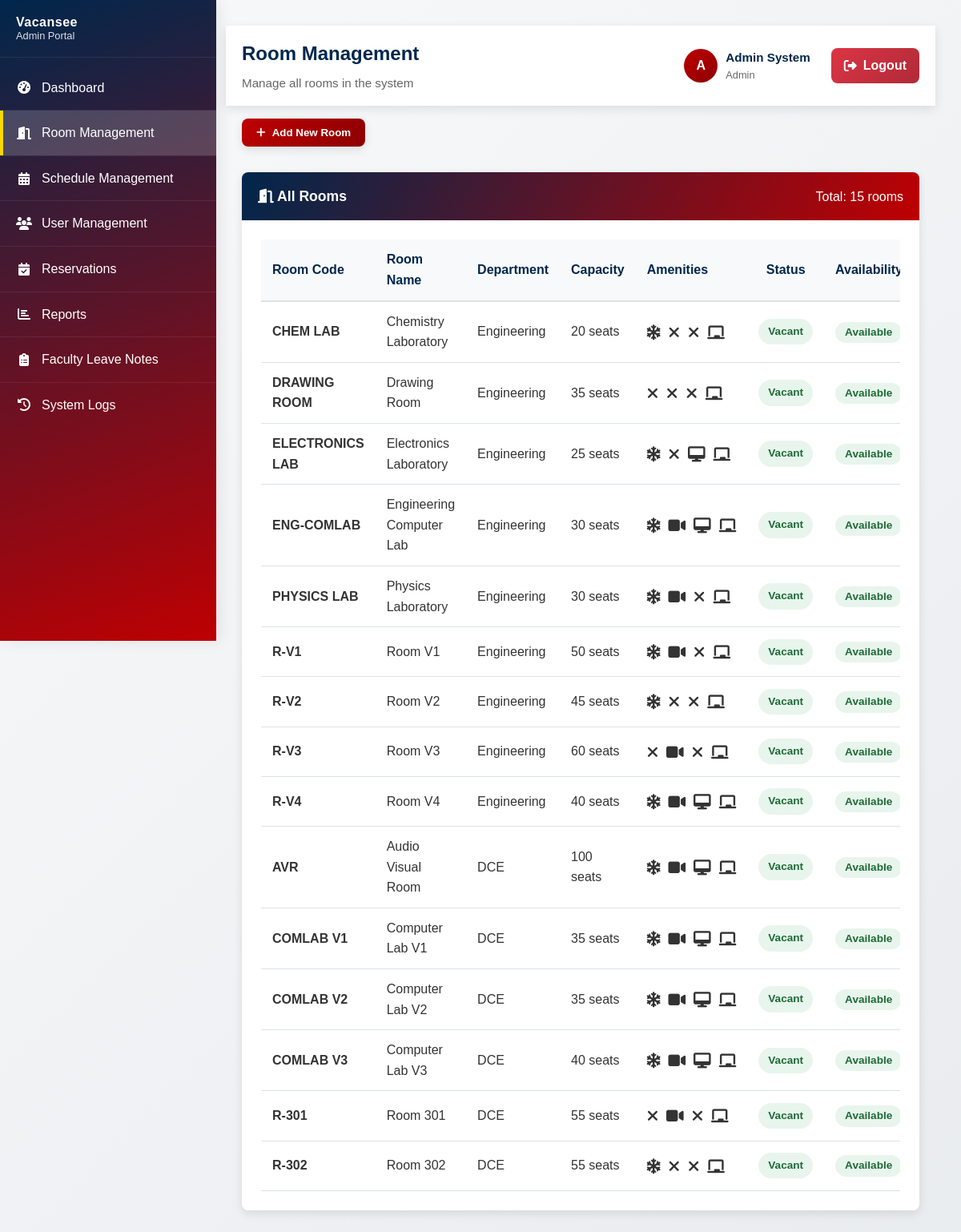
/admin/rooms.php (signed in), run on the app's committed database.
### tables this page shows
CREATE TABLE `rooms` (
  `id` int(11) NOT NULL,
  `room_code` varchar(20) NOT NULL,
  `room_name` varchar(100) NOT NULL,
  `department` enum('Engineering','DCE') NOT NULL,
  `capacity` int(11) NOT NULL,
  `has_aircon` tinyint(1) DEFAULT 0,
  `has_projector` tinyint(1) DEFAULT 0,
  `has_computers` tinyint(1) DEFAULT 0,
  `has_whiteboard` tinyint(1) DEFAULT 1,
  `is_available` tinyint(1) DEFAULT 1,
  `status` enum('vacant','occupied','reserved','maintenance') DEFAULT 'vacant',
  `created_at` timestamp NOT NULL DEFAULT current_timestamp(),
  `updated_at` timestamp NOT NULL DEFAULT current_timestamp() ON UPDATE current_timestamp()
);

### admin/rooms.php (the view, shortened to what this page needs)
<?php
require_once '../includes/functions.php';
$conn = getConnection();
$rooms_query = "SELECT * FROM rooms ORDER BY department, room_code";
$rooms_result = $conn->query($rooms_query);
$rooms = $rooms_result->fetch_all(MYSQLI_ASSOC);
?>
<!DOCTYPE html>
<html lang="en">
<head>
    <link rel="stylesheet" href="../assets/css/style.css">
    <link rel="stylesheet" href="../assets/css/dashboard.css">
    <link rel="stylesheet" href="https://cdnjs.cloudflare.com/ajax/libs/font-awesome/6.4.0/css/all.min.css">
</head>
<body class="dashboard-page">
    <div class="dashboard">
        <?php include 'sidebar.php'; ?>
        <div class="main-content" id="mainContent">
            <div class="dashboard-header">
                <div class="container header-content">
                    <div class="welcome-message">
                        <h1>Room Management</h1>
                        <p>Manage all rooms in the system</p>
                    </div>
                    <div class="user-menu">
                        <?php include 'user_menu.php'; ?>
                    </div>
                </div>
            </div>
            <div class="container">
                <div style="margin-top: 1rem; margin-bottom: 2rem;">
                    <button class="btn-login" onclick="openAddModal()">
                        <i class="fas fa-plus"></i> Add New Room
                    </button>
                </div>
                <div class="card">
                    <div class="card-header">
                        <h3><i class="fas fa-door-open"></i> All Rooms</h3>
                        <span>Total: <?php echo count($rooms); ?> rooms</span>
                    </div>
                    <div class="card-body">
                        <?php if (count($rooms) > 0): ?>
                            <div class="table-responsive">
                                <table>
                                    <thead>
                                        <tr>
                                            <th>Room Code</th>
                                            <th>Room Name</th>
                                            <th>Department</th>
                                            <th>Capacity</th>
                                            <th>Amenities</th>
                                            <th class="text-center">Status</th>
                                            <th>Availability</th>
                                        </tr>
                                    </thead>
                                    <tbody>
                                        <?php foreach ($rooms as $room): ?>
                                            <tr>
                                                <td><strong><?php echo htmlspecialchars($room['room_code']); ?></strong></td>
                                                <td><?php echo htmlspecialchars($room['room_name']); ?></td>
                                                <td><?php echo htmlspecialchars($room['department']); ?></td>
                                                <td><?php echo $room['capacity']; ?> seats</td>
                                                <td>
                                                    <div style="display: flex; gap: 10px; font-size: 1.2rem;">
                                                        <?php
                                                        echo getAmenityIcon('aircon', $room['has_aircon']);
                                                        echo getAmenityIcon('projector', $room['has_projector']);
                                                        echo getAmenityIcon('computers', $room['has_computers']);
                                                        echo getAmenityIcon('whiteboard', $room['has_whiteboard']);
                                                        ?>
                                                    </div>
                                                </td>
                                                <td class="text-center">
                                                    <span class="room-status status-<?php echo $room['status_live']; ?>">
                                                        <?php echo getRoomStatusText($room['status_live']); ?>
                                                    </span>
                                                </td>
                                                <td>
                                                    <?php if (!empty($room['is_available_live'])): ?>
                                                        <span class="status-badge status-vacant">Available</span>
                                                    <?php else: ?>
                                                        <span class="status-badge status-occupied">Unavailable</span>
                                                    <?php endif; ?>
                                                </td>
                                            </tr>
                                        <?php endforeach; ?>
                                    </tbody>
                                </table>
                            </div>
                        <?php endif; ?>
                    </div>
                </div>
            </div>
        </div>
    </div>
</body>
</html>

### includes/functions.php (shortened to what this page needs)
<?php
function getRoomStatusText($status) {
    switch ($status) {
        case 'vacant':
            return 'Vacant';
    }
}
function getAmenityIcon($amenity, $has_amenity) {
    if (!$has_amenity) {
        return '<i class="fas fa-times text-danger"></i>';
    }
    switch ($amenity) {
        case 'aircon':
            return '<i class="fas fa-snowflake text-info" title="Air Conditioned"></i>';
        case 'projector':
            return '<i class="fas fa-video text-primary" title="Projector Available"></i>';
        case 'computers':
            return '<i class="fas fa-desktop text-success" title="Computers Available"></i>';
        case 'whiteboard':
            return '<i class="fas fa-chalkboard text-secondary" title="Whiteboard Available"></i>';
    }
}
?>

### assets/css/style.css (style rules this page uses)
* { margin: 0; padding: 0; box-sizing: border-box; }
:root { --primary-color: #be0002; --primary-dark: #8c0002; --primary-light: #e60002; --secondary-color: #00274c; --accent-color: #ffd700; --text-dark: #333333; --text-light: #666666; --bg-light: #f8f9fa; --bg-white: #ffffff; --success-color: #28a745; --warning-color: #ffc107; --danger-color: #dc3545; --info-color: #17a2b8; --border-color: #dee2e6; --shadow: 0 4px 12px rgba(0, 0, 0, 0.1); --shadow-hover: 0 8px 24px rgba(0, 0, 0, 0.15); --transition: all 0.3s ease; --border-radius: 8px; --container-width: 1200px; }
body { font-family: 'Poppins', sans-serif; line-height: 1.6; color: var(--text-dark); background: linear-gradient(135deg, #f8f9fa 0%, #e9ecef 100%); min-height: 100vh; }
.container { max-width: var(--container-width); margin: 0 auto; padding: 0 20px; }

### assets/css/dashboard.css (style rules this page uses)
:root { --dashboard-accent: var(--primary-color); --dashboard-accent-dark: var(--primary-dark); --dashboard-surface: #ffffff; --dashboard-muted: var(--text-light); --dashboard-border: var(--border-color); --dashboard-shadow: var(--shadow); --dashboard-shadow-strong: var(--shadow-hover); --btn-primary: var(--primary-color); --btn-primary-strong: var(--primary-dark); --btn-secondary: var(--secondary-color); --btn-secondary-strong: #001d38; --btn-danger: var(--danger-color); --btn-danger-strong: #b02a37; --btn-surface: #f1f3f5; --status-vacant-bg: #e8f5ed; --status-vacant-text: #1d6b35; --status-occupied-bg: #ffe6e9; --status-occupied-text: #9e1f2f; --status-reserved-bg: #fff5d6; --status-reserved-text: #8b6100; --status-maintenance-bg: #e7eef7; --status-maintenance-text: #0f3b68; }
body.dashboard-page { background: linear-gradient(135deg, #f8f9fa 0%, #e9ecef 100%); }
.dashboard { min-height: 100vh; }
.dashboard-header { background: var(--dashboard-surface); box-shadow: var(--dashboard-shadow); padding: 1rem 0; position: sticky; top: 0; z-index: 50; }
.header-content { display: flex; justify-content: space-between; align-items: center; gap: 1rem; }
.welcome-message h1 { color: var(--secondary-color); font-size: 1.5rem; margin-bottom: 0.35rem; }
.welcome-message p { color: var(--dashboard-muted); font-size: 0.95rem; }
.user-menu { display: flex; align-items: center; gap: 1rem; }
.main-content { margin-left: 250px; padding: 2rem; transition: var(--transition); }
.card { background: var(--dashboard-surface); border-radius: var(--border-radius); box-shadow: var(--dashboard-shadow); margin-bottom: 1.75rem; overflow: hidden; }
.card-header { background: linear-gradient(120deg, var(--secondary-color), var(--dashboard-accent)); color: #fff; padding: 1rem 1.25rem; display: flex; justify-content: space-between; align-items: center; gap: 1rem; }
.card-header h3 { margin: 0; font-size: 1.1rem; font-weight: 600; }
.card-body { padding: 1.5rem; }
.table-responsive { overflow-x: auto; }
table { width: 100%; border-collapse: collapse; }
thead { background: var(--bg-light); }
th { padding: 12px 14px; text-align: left; font-weight: 700; color: var(--secondary-color); border-bottom: 2px solid var(--dashboard-border); }
td { padding: 12px 14px; border-bottom: 1px solid var(--dashboard-border); }
.text-center { text-align: center; }
.btn, .btn-login, .action-btn, .reserve-btn, .btn-apply, .btn-reset, .logout-btn { display: inline-flex; align-items: center; justify-content: center; gap: 8px; border: none; border-radius: var(--border-radius); cursor: pointer; font-weight: 700; transition: var(--transition); text-decoration: none; }
.btn-login, .btn-primary { background: linear-gradient(135deg, var(--btn-primary), var(--btn-primary-strong)); color: #fff; padding: 10px 18px; box-shadow: var(--dashboard-shadow); }
.status-badge, .room-status, .user-status, .user-role { display: inline-flex; align-items: center; justify-content: center; text-align: center; line-height: 1.2; padding: 5px 12px; border-radius: 999px; font-weight: 700; font-size: 0.85rem; }
.status-badge, .user-status, .user-role { white-space: nowrap; }
.room-status { white-space: normal; }
.status-vacant { background: var(--status-vacant-bg); color: var(--status-vacant-text); }
.room-status { padding: 8px 12px; color: inherit; display: flex; align-items:center; gap: 8px; }
.room-status.status-available, .room-status.status-vacant { background: var(--status-vacant-bg); color: var(--status-vacant-text); }

### data on the page
rooms: room_code "CHEM LAB", room_name "Chemistry Laboratory", department "Engineering", capacity "20", has_projector 0 (drawn), status "Vacant"
rooms: room_code "DRAWING ROOM", room_name "Drawing Room", department "Engineering", capacity "35", has_aircon 0 (drawn), status "Vacant"
rooms: room_code "ELECTRONICS LAB", room_name "Electronics Laboratory", department "Engineering", capacity "25", has_projector 0 (drawn), status "Vacant"
rooms: room_code "ENG-COMLAB", room_name "Engineering Computer Lab", department "Engineering", capacity "30", status "Vacant"
rooms: room_code "PHYSICS LAB", room_name "Physics Laboratory", department "Engineering", capacity "30", has_computers 0 (drawn), status "Vacant"
rooms: room_code "R-V1", room_name "Room V1", department "Engineering", capacity "50", has_computers 0 (drawn), status "Vacant"
rooms: room_code "R-V2", room_name "Room V2", department "Engineering", capacity "45", has_projector 0 (drawn), status "Vacant"
rooms: room_code "R-V3", room_name "Room V3", department "Engineering", capacity "60", has_aircon 0 (drawn), status "Vacant"
rooms: room_code "R-V4", room_name "Room V4", department "Engineering", capacity "40", status "Vacant"
rooms: room_code "AVR", room_name "Audio Visual Room", department "DCE", capacity "100", status "Vacant"
rooms: room_code "COMLAB V1", room_name "Computer Lab V1", department "DCE", capacity "35", status "Vacant"
rooms: room_code "COMLAB V2", room_name "Computer Lab V2", department "DCE", capacity "35", status "Vacant"
rooms: room_code "COMLAB V3", room_name "Computer Lab V3", department "DCE", capacity "40", status "Vacant"
rooms: room_code "R-301", room_name "Room 301", department "DCE", capacity "55", has_aircon 0 (drawn), status "Vacant"
rooms: room_code "R-302", room_name "Room 302", department "DCE", capacity "55", has_projector 0 (drawn), status "Vacant"

### other printed values
substr($_SESSION['first_name'], 0, 1) "A"
$_SESSION['first_name'] . ' ' . $_SESSION['last_name'] "Admin System"
$_SESSION['user_type'] "Admin"
count($rooms) "15"
